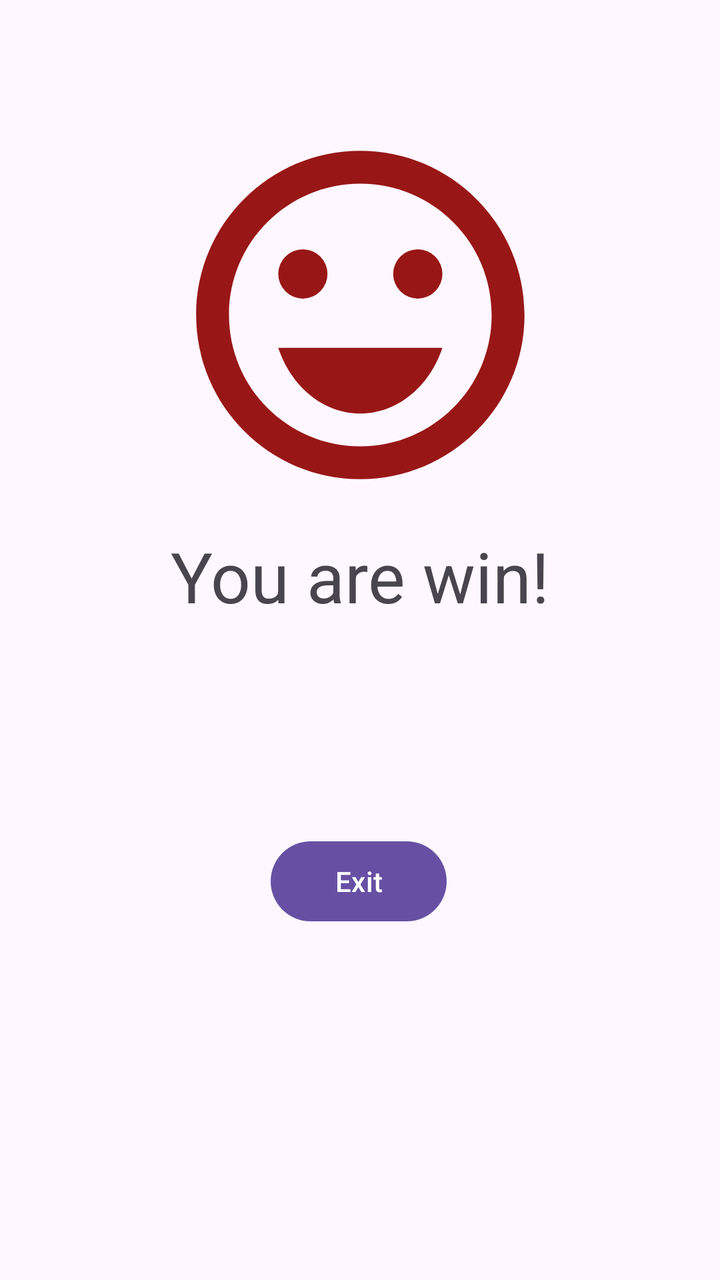
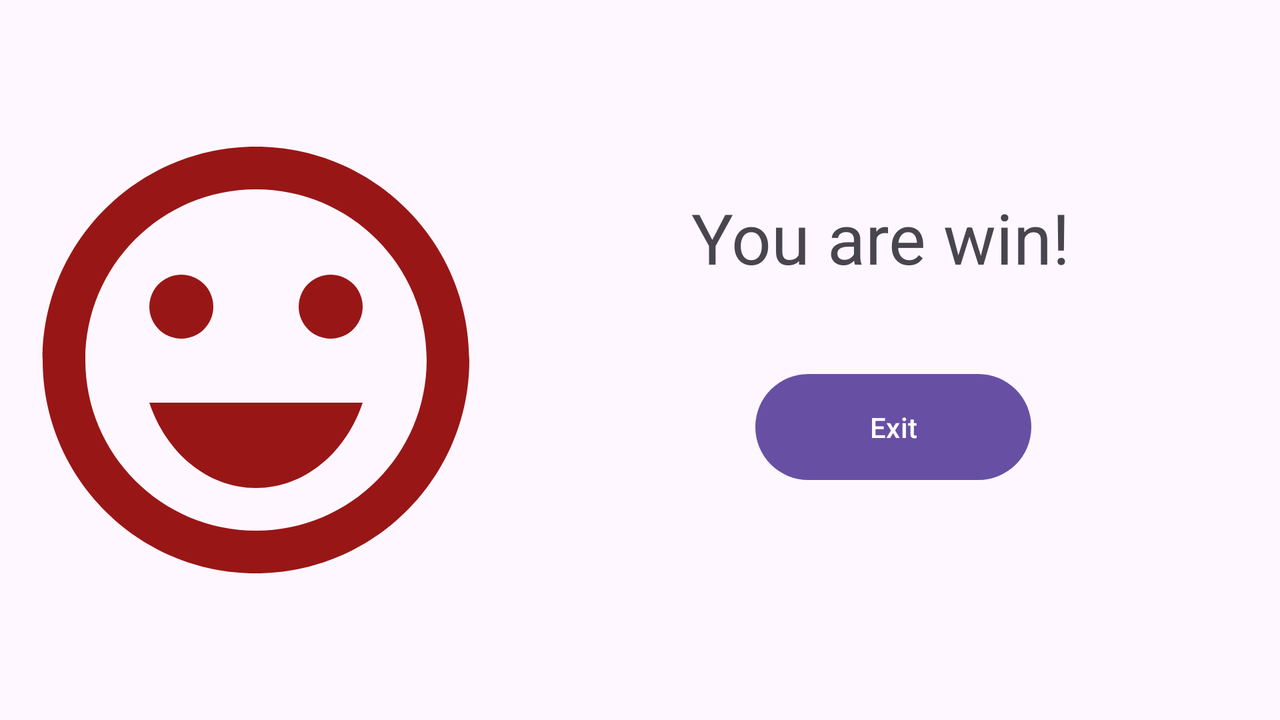

First picture: res/layout/ on a phone held upright. Second picture: the repository's own variant of that layout, on a device whose configuration matches the variant's folder. Source for both follows.
<!-- AndroidManifest.xml: application theme Theme.MentalMathTestA -->
<!-- res/layout/fragment_win.xml -->
<?xml version="1.0" encoding="utf-8"?>
<layout xmlns:android="http://schemas.android.com/apk/res/android"
    xmlns:app="http://schemas.android.com/apk/res-auto"
    xmlns:tools="http://schemas.android.com/tools">

    <data>
        <variable
            name="vm"
            type="com.example.mentalmathtesta.MyViewModel"/>
    </data>

    <androidx.constraintlayout.widget.ConstraintLayout
        android:layout_width="match_parent"
        android:layout_height="match_parent"
        tools:context=".WinFragment">

        <androidx.constraintlayout.widget.Guideline
            android:id="@+id/guideline13"
            android:layout_width="wrap_content"
            android:layout_height="wrap_content"
            android:orientation="horizontal"
            app:layout_constraintGuide_begin="59dp" />

        <androidx.constraintlayout.widget.Guideline
            android:id="@+id/guideline17"
            android:layout_width="wrap_content"
            android:layout_height="wrap_content"
            android:orientation="horizontal"
            app:layout_constraintGuide_percent="0.4" />

        <androidx.constraintlayout.widget.Guideline
            android:id="@+id/guideline18"
            android:layout_width="wrap_content"
            android:layout_height="wrap_content"
            android:orientation="horizontal"
            app:layout_constraintGuide_percent="0.5" />

        <androidx.constraintlayout.widget.Guideline
            android:id="@+id/guideline19"
            android:layout_width="wrap_content"
            android:layout_height="wrap_content"
            android:orientation="horizontal"
            app:layout_constraintGuide_percent="0.56" />

        <androidx.constraintlayout.widget.Guideline
            android:id="@+id/guideline20"
            android:layout_width="wrap_content"
            android:layout_height="wrap_content"
            android:orientation="vertical"
            app:layout_constraintGuide_begin="75dp" />

        <androidx.constraintlayout.widget.Guideline
            android:id="@+id/guideline21"
            android:layout_width="wrap_content"
            android:layout_height="wrap_content"
            android:orientation="vertical"
            app:layout_constraintGuide_end="75dp" />

        <ImageView
            android:id="@+id/imageView2"
            android:layout_width="0dp"
            android:layout_height="0dp"
            android:contentDescription="笑脸"
            android:src="@drawable/baseline_sentiment_very_satisfied_24"
            app:layout_constraintBottom_toTopOf="@+id/guideline17"
            app:layout_constraintEnd_toStartOf="@+id/guideline21"
            app:layout_constraintStart_toStartOf="@+id/guideline20"
            app:layout_constraintTop_toTopOf="@+id/guideline13"
            tools:ignore="HardcodedText" />

        <TextView
            android:id="@+id/textView4"
            android:layout_width="wrap_content"
            android:layout_height="wrap_content"
            android:text="@string/you_are_win"
            android:textSize="@dimen/big_size"
            app:layout_constraintBottom_toTopOf="@+id/guideline18"
            app:layout_constraintEnd_toStartOf="@+id/guideline21"
            app:layout_constraintStart_toStartOf="@+id/guideline20"
            app:layout_constraintTop_toTopOf="@+id/guideline17" />

        
        <TextView
            android:id="@+id/textView5"
            android:layout_width="wrap_content"
            android:layout_height="wrap_content"
            android:text="@{@string/your_score(vm.cur)}"
            android:textSize="@dimen/normal_size"
            app:layout_constraintBottom_toTopOf="@+id/guideline19"
            app:layout_constraintEnd_toStartOf="@+id/guideline21"
            app:layout_constraintStart_toStartOf="@+id/guideline20"
            app:layout_constraintTop_toTopOf="@+id/guideline18" />

        <Button
            android:id="@+id/button11"
            android:layout_width="wrap_content"
            android:layout_height="wrap_content"
            android:text="@string/btn_exit"
            app:layout_constraintBottom_toBottomOf="parent"
            app:layout_constraintEnd_toStartOf="@+id/guideline21"
            app:layout_constraintHorizontal_bias="0.494"
            app:layout_constraintStart_toStartOf="@+id/guideline20"
            app:layout_constraintTop_toTopOf="@+id/guideline19"
            app:layout_constraintVertical_bias="0.25" />

    </androidx.constraintlayout.widget.ConstraintLayout>
</layout>
<!-- resources referenced by this layout -->
<resources>
  <dimen name="big_size">35sp</dimen>
  <dimen name="normal_size">18sp</dimen>
  <!-- drawable baseline_sentiment_very_satisfied_24 (drawable) -->
  <vector xmlns:android="http://schemas.android.com/apk/res/android" android:height="50dp" android:tint="#991616" android:viewportHeight="24" android:viewportWidth="24" android:width="50dp">
        
      <path android:fillColor="@android:color/white" android:pathData="M15.5,9.5m-1.5,0a1.5,1.5 0,1 1,3 0a1.5,1.5 0,1 1,-3 0"/>
        
      <path android:fillColor="@android:color/white" android:pathData="M8.5,9.5m-1.5,0a1.5,1.5 0,1 1,3 0a1.5,1.5 0,1 1,-3 0"/>
        
      <path android:fillColor="@android:color/white" android:pathData="M11.99,2C6.47,2 2,6.48 2,12s4.47,10 9.99,10C17.52,22 22,17.52 22,12S17.52,2 11.99,2zM12,20c-4.42,0 -8,-3.58 -8,-8s3.58,-8 8,-8 8,3.58 8,8 -3.58,8 -8,8zM7,14c0.78,2.34 2.72,4 5,4s4.22,-1.66 5,-4L7,14z"/>
      
  </vector>
  <string name="btn_exit">Exit</string>&gt;
  <string name="you_are_win">You are win!</string>
  <string name="your_score">Your score : %d</string>
  <style name="Theme.MentalMathTestA" parent="Base.Theme.MentalMathTestA" />
  <style name="Base.Theme.MentalMathTestA" parent="Theme.Material3.DayNight.NoActionBar">
          
          
      </style>
</resources>
<!-- res/layout-land/fragment_win.xml (the repository's variant of the layout above) -->
<!-- drawn on the phone turned sideways -->
<?xml version="1.0" encoding="utf-8"?>
<layout xmlns:android="http://schemas.android.com/apk/res/android"
    xmlns:app="http://schemas.android.com/apk/res-auto"
    xmlns:tools="http://schemas.android.com/tools">

    <data>
        <variable
            name="vm"
            type="com.example.mentalmathtesta.MyViewModel"/>
    </data>

    <androidx.constraintlayout.widget.ConstraintLayout
        android:layout_width="match_parent"
        android:layout_height="match_parent"
        tools:context=".WinFragment">

        
        <androidx.constraintlayout.widget.Guideline
            android:id="@+id/guideline_divider"
            android:layout_width="wrap_content"
            android:layout_height="wrap_content"
            android:orientation="vertical"
            app:layout_constraintGuide_percent="0.4" />

        

        

        
        <ImageView
            android:id="@+id/imageView2"
            android:layout_width="0dp"
            android:layout_height="0dp"
            android:contentDescription="笑脸"
            android:src="@drawable/baseline_sentiment_very_satisfied_24"
            app:layout_constraintBottom_toBottomOf="parent"
            app:layout_constraintEnd_toStartOf="@id/guideline_divider"
            app:layout_constraintHorizontal_bias="0.537"
            app:layout_constraintStart_toStartOf="parent"
            app:layout_constraintTop_toTopOf="parent"
            app:layout_constraintVertical_bias="0.345"
            tools:ignore="HardcodedText" />

        

        <TextView
            android:id="@+id/textView4"
            android:layout_width="wrap_content"
            android:layout_height="wrap_content"
            android:text="@string/you_are_win"
            android:textSize="@dimen/big_size"
            app:layout_constraintBottom_toBottomOf="parent"
            app:layout_constraintEnd_toEndOf="parent"
            app:layout_constraintHorizontal_bias="0.461"
            app:layout_constraintStart_toStartOf="@id/guideline_divider"
            app:layout_constraintTop_toTopOf="parent"
            app:layout_constraintVertical_bias="0.304" />

        <TextView
            android:id="@+id/textView5"
            android:layout_width="wrap_content"
            android:layout_height="wrap_content"
            android:text="@{@string/your_score(vm.cur)}"
            android:textSize="@dimen/normal_size"
            app:layout_constraintBottom_toBottomOf="parent"
            app:layout_constraintEnd_toEndOf="parent"
            app:layout_constraintHorizontal_bias="0.481"
            app:layout_constraintStart_toStartOf="@id/guideline_divider"
            app:layout_constraintTop_toTopOf="parent"
            app:layout_constraintVertical_bias="0.462" />

        <Button
            android:id="@+id/button11"
            android:layout_width="138dp"
            android:layout_height="61dp"
            android:layout_marginBottom="116dp"
            android:text="@string/btn_exit"
            app:layout_constraintBottom_toBottomOf="parent"
            app:layout_constraintEnd_toEndOf="parent"
            app:layout_constraintHorizontal_bias="0.494"
            app:layout_constraintStart_toStartOf="@id/guideline_divider" />

    </androidx.constraintlayout.widget.ConstraintLayout>
</layout>
